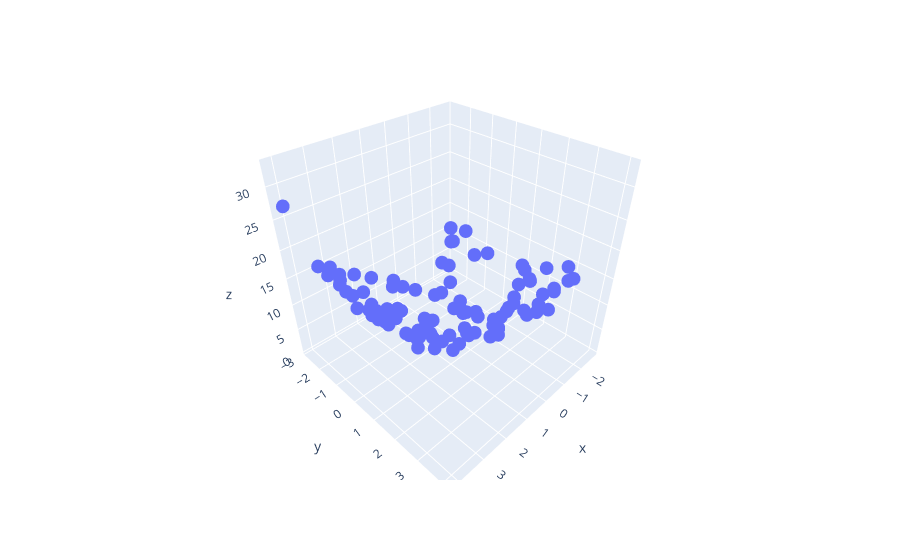

The code cell stored with this chart in its notebook:
### Code cell
import plotly.express as px

df = px.data.iris()

fig = px.scatter_3d(df, x=X.ravel(),y=y.ravel(), z=z.ravel())
fig.show() # 3d data visualization don't work in jupyter notebook
